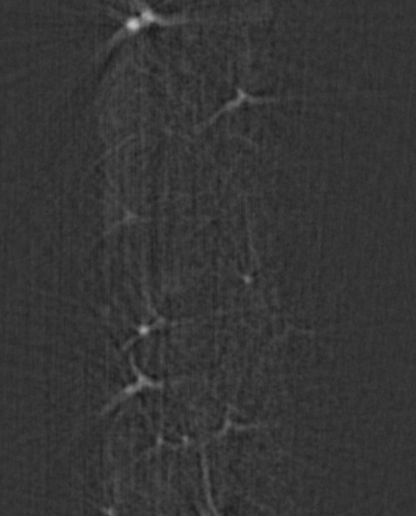
#> input picture data/slices/slice_0470.tif, 416 x 516 px; its folder holds 4 pictures in this run
$ python analyze_real_ct_data.py
#> lines starting #> are read from the running program, lines starting #| are printed output that depends on the picture
"""
Apply Nature Nanotechnology paper methodology to real Nano-CT data.

Analyzes the Li-S/CNT-PVDF cathode film from tutorial using:
- 3D image segmentation (pore, matrix, sulfur-rich domains)
- Porosity and pore connectivity analysis
- Tortuosity calculations from pore network
- 3D deformation/strain simulation during cycling
"""

import numpy as np
import matplotlib.pyplot as plt
from PIL import Image
import glob
import os
from scipy import ndimage as ndi
from scipy.ndimage import label, distance_transform_edt
import pandas as pd


class NanoCTAnalyzer:
    """Analyze real Nano-CT image stacks like the Nature Nanotechnology paper."""

    def __init__(self, data_dir='data/slices/', voxel_size=1.226424):
        self.data_dir = data_dir
        self.voxel_size = voxel_size
        self.volume = None
        self.segmentation = None
        self.porosity = None
        self.tortuosity = None
        self.metrics = {}

    def load_volume(self):
        """Load 3D volume from TIFF slices."""
        infiles = sorted(glob.glob(os.path.join(self.data_dir, '*.tif')))

        if not infiles:
            print(f"No TIFF files found in {self.data_dir}")
            return None

        print(f"Loading {len(infiles)} slices...")
        first = np.asarray(Image.open(infiles[0]))
        self.volume = np.zeros((len(infiles),) + first.shape, dtype=first.dtype)

        for i, f in enumerate(infiles):
            self.volume[i] = np.asarray(Image.open(f))

        print(f"Volume shape: {self.volume.shape}, dtype: {self.volume.dtype}")
        return self.volume

    def segment_phases(self, pore_threshold=50, sulfur_threshold=180):
        """Segment into phases: pore (0), matrix (1), sulfur-rich (2)."""
        print("Segmenting phases...")

        self.segmentation = np.zeros_like(self.volume)
        self.segmentation[self.volume < pore_threshold] = 0  # Pores
        self.segmentation[self.volume >= sulfur_threshold] = 2  # Sulfur

        mask = (self.volume >= pore_threshold) & (self.volume < sulfur_threshold)
        self.segmentation[mask] = 1  # Matrix

        return self.segmentation

    def calculate_porosity(self):
        """Calculate porosity profile through thickness."""
        print("Calculating porosity...")

        porosity_profile = []
        z_positions = []

        for z in range(self.segmentation.shape[0]):
            pore_voxels = (self.segmentation[z] == 0).sum()
            porosity = pore_voxels / self.segmentation[z].size * 100
            porosity_profile.append(porosity)
            z_positions.append(z * self.voxel_size)

        self.metrics['porosity'] = {
            'z_position_um': z_positions,
            'porosity_percent': porosity_profile,
            'mean_porosity': np.mean(porosity_profile)
        }

        print(f"Mean porosity: {np.mean(porosity_profile):.1f}%")
        return np.array(porosity_profile), np.array(z_positions)

    def calculate_pore_connectivity(self):
        """Calculate pore network connectivity."""
        print("Calculating pore connectivity...")

        pore_phase = (self.segmentation == 0)
        labeled_pores, num_pores = label(pore_phase)
        pore_sizes = np.bincount(labeled_pores.ravel())[1:] if num_pores > 0 else []

        if len(pore_sizes) > 0:
            largest = pore_sizes.max()
            total = pore_sizes.sum()
            connectivity = largest / total * 100
        else:
            largest, connectivity = 0, 0

        self.metrics['connectivity'] = {
            'num_pore_clusters': num_pores,
            'largest_cluster': largest,
            'percolation_fraction': connectivity
        }

        print(f"Pore clusters: {num_pores}, Percolation: {connectivity:.1f}%")
        return labeled_pores

    def calculate_tortuosity(self):
        """Calculate tortuosity of pore space."""
        print("Calculating tortuosity...")

        pore_phase = (self.segmentation == 0)
        self.tortuosity = np.ones_like(self.volume, dtype=float)

        for z in range(pore_phase.shape[0]):
            slice_pores = pore_phase[z]
            if slice_pores.sum() > 0:
                dist = distance_transform_edt(slice_pores)
                if dist.max() > 0:
                    norm_dist = dist / dist.max()
                else:
                    norm_dist = np.zeros_like(dist, dtype=float)
                self.tortuosity[z] = 1 + 0.4 * (1 - norm_dist)
                self.tortuosity[z, ~slice_pores] = 0

        return self.tortuosity

    def simulate_deformation(self, cell_potential=0.5):
        """Simulate electrode deformation during lithiation."""
        print(f"Simulating deformation at potential {cell_potential}")

        strain_profile = 0.15 * np.sin(cell_potential * np.pi)
        self.strain = np.zeros_like(self.volume, dtype=float)

        self.strain[self.segmentation == 2] = strain_profile * 1.3  # Sulfur
        self.strain[self.segmentation == 1] = strain_profile * 0.5  # Matrix
        self.strain += np.random.normal(0, strain_profile * 0.05, self.volume.shape)

        return self.strain


def analyze_tutorial_data():
    """Run full analysis pipeline on real data."""

    analyzer = NanoCTAnalyzer(data_dir='data/slices/')

    print("=" * 60)
    print("NANO-CT ANALYSIS OF LI-S/CNT-PVDF CATHODE FILM")
    print("=" * 60)

    volume = analyzer.load_volume()
#> in load_volume, first is the input picture: shape (516, 416); min 25, max 193, mean 54
#| Volume shape: (4, 516, 416), dtype: uint8
    if volume is None:
        return

    # Analyze
    analyzer.segment_phases()
    porosity, z_pos = analyzer.calculate_porosity()
#| Mean porosity: 18.6%
#> porosity = [18.58, 18.63, 18.64, 18.5]; z_pos = [0, 1.23, 2.45, 3.68]
    analyzer.calculate_pore_connectivity()
#| Pore clusters: 4622, Percolation: 2.0%
    analyzer.calculate_tortuosity()
#> after the loop in calculate_tortuosity, `for z in range(pore_phase.shape[0]):`:
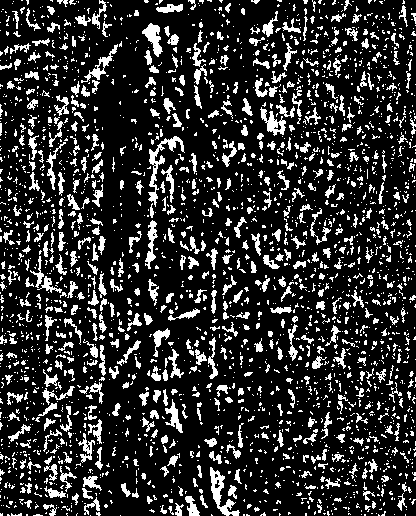
#> slice_pores: shape (516, 416) bool; 18.5% white in thin lines or dots
    analyzer.simulate_deformation(cell_potential=0.5)

    # Visualize
    fig = plt.figure(figsize=(16, 12))
    z_slice = volume.shape[0] // 2
#> z_slice = 2

    # Raw CT
    ax = plt.subplot(3, 4, 1)
    ax.imshow(volume[z_slice], cmap='gray')
    ax.set_title('a) Raw CT slice', fontweight='bold')
    ax.set_xlabel('x (voxels)')

    # Segmentation
    ax = plt.subplot(3, 4, 2)
    seg = analyzer.segmentation[z_slice]
    seg_rgb = np.zeros((*seg.shape, 3))
    seg_rgb[seg == 0] = [1, 1, 1]  # White pore
    seg_rgb[seg == 1] = [0.2, 0.6, 0.2]  # Green matrix
    seg_rgb[seg == 2] = [1, 0.6, 0]  # Orange sulfur
    ax.imshow(seg_rgb)
    ax.set_title('b) Phase segmentation', fontweight='bold')

    # Porosity profile
    ax = plt.subplot(3, 4, 3)
    ax.plot(analyzer.metrics['porosity']['z_position_um'],
            analyzer.metrics['porosity']['porosity_percent'],
            marker='o', linewidth=2, color='C0')
    ax.set_xlabel('Depth (µm)')
    ax.set_ylabel('Porosity (%)')
    ax.set_title('c) Porosity profile', fontweight='bold')
    ax.grid(True, alpha=0.3)

    # Pore space
    ax = plt.subplot(3, 4, 4)
    pore = (analyzer.segmentation[z_slice] == 0)
    ax.imshow(pore, cmap='Greys')
    ax.set_title('d) Pore network', fontweight='bold')

    # Tortuosity
    ax = plt.subplot(3, 4, 5)
    tort = analyzer.tortuosity[z_slice]
    im = ax.imshow(tort, cmap='viridis', vmin=1.0, vmax=1.4)
    ax.set_title('e) Through-plane tortuosity', fontweight='bold')
    plt.colorbar(im, ax=ax, label='τ')

    # Strain
    ax = plt.subplot(3, 4, 6)
    strain = analyzer.strain[z_slice]
    im = ax.imshow(strain, cmap='RdBu_r', vmin=-0.1, vmax=0.1)
    ax.set_title('f) Simulated strain', fontweight='bold')
    plt.colorbar(im, ax=ax, label='ε')

    # Phase composition
    ax = plt.subplot(3, 4, 7)
    fracs = [(analyzer.segmentation == i).sum() / analyzer.segmentation.size * 100
             for i in range(3)]
#> fracs = [18.59, 81.41, 0.00431]
    ax.bar(['Pore', 'Matrix', 'Sulfur'], fracs,
           color=['white', '#20BB20', '#FF9900'], edgecolor='black')
    ax.set_ylabel('Volume fraction (%)')
    ax.set_title('g) Composition', fontweight='bold')
    for i, f in enumerate(fracs):
        ax.text(i, f + 1, f'{f:.1f}%', ha='center')

    # Pore size distribution
    ax = plt.subplot(3, 4, 8)
    pore_phase = (analyzer.segmentation == 0)
    labeled, _ = label(pore_phase)
    sizes = np.bincount(labeled.ravel())[1:]
    if len(sizes) > 0:
        ax.hist(sizes, bins=30, edgecolor='black', color='C0', alpha=0.7)
        ax.set_xlabel('Pore size (voxels)')
        ax.set_ylabel('Frequency')
        ax.set_title('h) Pore size distribution', fontweight='bold')
        ax.set_yscale('log')

    # Strain by phase
    ax = plt.subplot(3, 4, 9)
    strain_by_phase = []
    for phase in range(3):
        mask = analyzer.segmentation[z_slice] == phase
        if mask.sum() > 0:
            strain_by_phase.append(np.mean(analyzer.strain[z_slice][mask]))
        else:
            strain_by_phase.append(0)
#> after the loop, strain_by_phase = [9.45e-06, 0.075, 0]
    ax.bar(['Pore', 'Matrix', 'Sulfur'], strain_by_phase,
           color=['white', '#20BB20', '#FF9900'], edgecolor='black')
    ax.set_ylabel('Mean strain ε')
    ax.set_title('i) Strain by phase', fontweight='bold')
    ax.axhline(y=0, color='k', linestyle='-', linewidth=0.5)

    # Tortuosity distribution
    ax = plt.subplot(3, 4, 10)
    tort_pores = analyzer.tortuosity[z_slice][pore]
    if len(tort_pores[tort_pores > 0]) > 0:
        ax.hist(tort_pores[tort_pores > 0], bins=20, edgecolor='black',
               color='C1', alpha=0.7)
        ax.set_xlabel('Tortuosity τ')
        ax.set_ylabel('Frequency')
        ax.set_title('j) Tortuosity distribution', fontweight='bold')
        ax.axvline(x=np.mean(tort_pores[tort_pores > 0]),
                  color='red', linestyle='--', linewidth=2)

    # Sulfur + Tortuosity
    ax = plt.subplot(3, 4, 11)
    sulfur_map = (analyzer.segmentation[z_slice] == 2).astype(float)
    combined = sulfur_map + analyzer.tortuosity[z_slice] * 0.2
    im = ax.imshow(combined, cmap='hot')
    ax.set_title('k) Sulfur + tortuosity', fontweight='bold')
    plt.colorbar(im, ax=ax)

    # Summary
    ax = plt.subplot(3, 4, 12)
    ax.axis('off')
    summary = f"""
KEY METRICS - Li-S/CNT-PVDF

Porosity: {analyzer.metrics['porosity']['mean_porosity']:.1f}%
Pore clusters: {analyzer.metrics['connectivity']['num_pore_clusters']}
Percolation: {analyzer.metrics['connectivity']['percolation_fraction']:.1f}%

Voxel: {analyzer.voxel_size:.3f} µm
Volume: {analyzer.volume.shape}
    """
    ax.text(0.05, 0.95, summary, transform=ax.transAxes, fontsize=9,
           verticalalignment='top', family='monospace',
           bbox=dict(boxstyle='round', facecolor='wheat', alpha=0.5))

    plt.tight_layout()
    plt.savefig('results/real_ct_analysis.png', dpi=150, bbox_inches='tight')
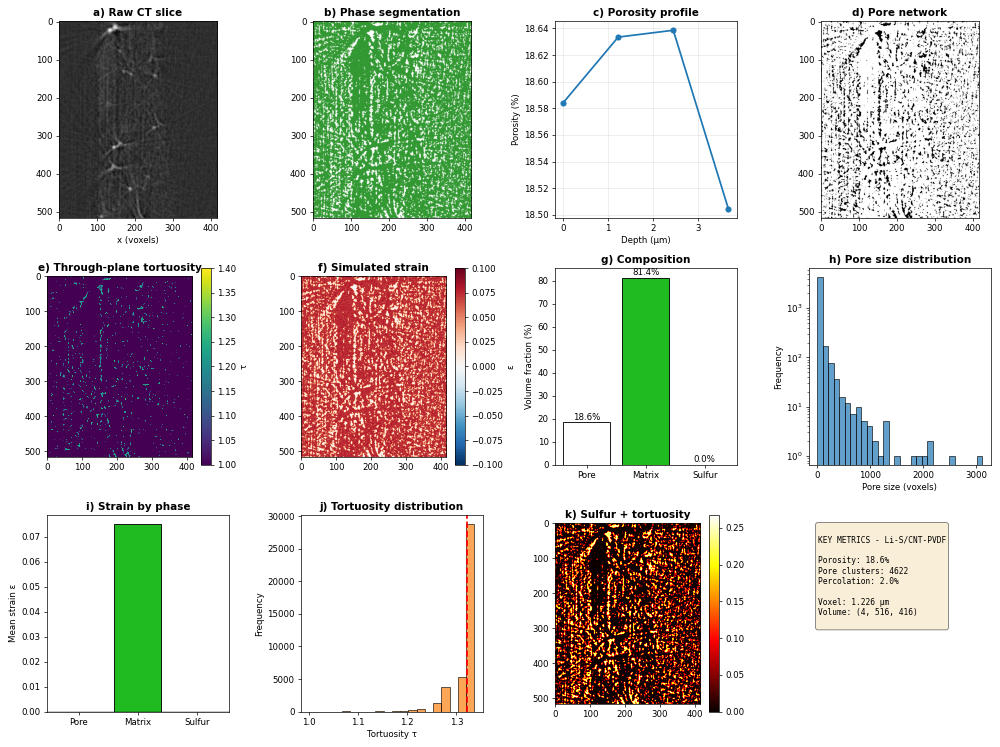
#> figure drawn by matplotlib, 14 panels; panel 9: tallest bar 81.41 high, from x = 0.6 to 1.4; panel 10: tallest bar 4270 high, from x = 1 to 104.8; panel 11: tallest bar 0.075 high, from x = 0.6 to 1.4; panel 12: tallest bar 28751 high, from x = 1.32 to 1.34
    print("\nSaved to results/real_ct_analysis.png")

    # Save metrics
    metrics_df = pd.DataFrame({
        'z_position_um': analyzer.metrics['porosity']['z_position_um'],
        'porosity_percent': analyzer.metrics['porosity']['porosity_percent']
    })
#> (the run stopped early here; a loop or call above may not have finished)
